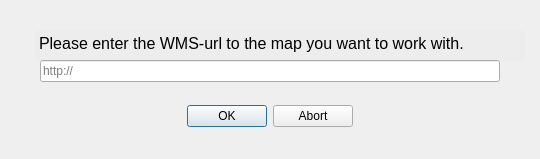
<?xml version="1.0" encoding="UTF-8"?>
<ui version="4.0">
 <class>RequestWmsUrl_dialog</class>
 <widget class="QDialog" name="RequestWmsUrl_dialog">
  <property name="geometry">
   <rect>
    <x>0</x>
    <y>0</y>
    <width>540</width>
    <height>159</height>
   </rect>
  </property>
  <property name="windowTitle">
   <string>Open WMS from url</string>
  </property>
  <widget class="QDialogButtonBox" name="buttonBox">
   <property name="geometry">
    <rect>
     <x>175</x>
     <y>100</y>
     <width>190</width>
     <height>32</height>
    </rect>
   </property>
   <property name="orientation">
    <enum>Qt::Horizontal</enum>
   </property>
   <property name="standardButtons">
    <set>QDialogButtonBox::Abort|QDialogButtonBox::Ok</set>
   </property>
   <property name="centerButtons">
    <bool>true</bool>
   </property>
  </widget>
  <widget class="QTextBrowser" name="textBrowser">
   <property name="geometry">
    <rect>
     <x>35</x>
     <y>30</y>
     <width>490</width>
     <height>31</height>
    </rect>
   </property>
   <property name="autoFillBackground">
    <bool>false</bool>
   </property>
   <property name="styleSheet">
    <string notr="true">background-color: rgb(237,237,237);</string>
   </property>
   <property name="frameShape">
    <enum>QFrame::NoFrame</enum>
   </property>
   <property name="frameShadow">
    <enum>QFrame::Plain</enum>
   </property>
   <property name="lineWidth">
    <number>0</number>
   </property>
   <property name="html">
    <string>&lt;!DOCTYPE HTML PUBLIC &quot;-//W3C//DTD HTML 4.0//EN&quot; &quot;http://www.w3.org/TR/REC-html40/strict.dtd&quot;&gt;
&lt;html&gt;&lt;head&gt;&lt;meta name=&quot;qrichtext&quot; content=&quot;1&quot; /&gt;&lt;style type=&quot;text/css&quot;&gt;
p, li { white-space: pre-wrap; }
&lt;/style&gt;&lt;/head&gt;&lt;body style=&quot; font-family:'Lucida Grande'; font-size:13pt; font-weight:400; font-style:normal;&quot;&gt;
&lt;p style=&quot; margin-top:0px; margin-bottom:0px; margin-left:0px; margin-right:0px; -qt-block-indent:0; text-indent:0px;&quot;&gt;&lt;span style=&quot; font-size:12pt;&quot;&gt;Please enter the WMS-url to the map you want to work with.&lt;/span&gt;&lt;/p&gt;&lt;/body&gt;&lt;/html&gt;</string>
   </property>
  </widget>
  <widget class="QLineEdit" name="wms_url">
   <property name="geometry">
    <rect>
     <x>40</x>
     <y>60</y>
     <width>460</width>
     <height>22</height>
    </rect>
   </property>
   <property name="cursor">
    <cursorShape>IBeamCursor</cursorShape>
   </property>
   <property name="inputMethodHints">
    <set>Qt::ImhUrlCharactersOnly</set>
   </property>
   <property name="text">
    <string/>
   </property>
   <property name="placeholderText">
    <string>http://</string>
   </property>
  </widget>
 </widget>
 <resources/>
 <connections>
  <connection>
   <sender>buttonBox</sender>
   <signal>accepted()</signal>
   <receiver>RequestWmsUrl_dialog</receiver>
   <slot>accept()</slot>
   <hints>
    <hint type="sourcelabel">
     <x>248</x>
     <y>254</y>
    </hint>
    <hint type="destinationlabel">
     <x>157</x>
     <y>274</y>
    </hint>
   </hints>
  </connection>
  <connection>
   <sender>buttonBox</sender>
   <signal>rejected()</signal>
   <receiver>RequestWmsUrl_dialog</receiver>
   <slot>reject()</slot>
   <hints>
    <hint type="sourcelabel">
     <x>316</x>
     <y>260</y>
    </hint>
    <hint type="destinationlabel">
     <x>286</x>
     <y>274</y>
    </hint>
   </hints>
  </connection>
 </connections>
</ui>
